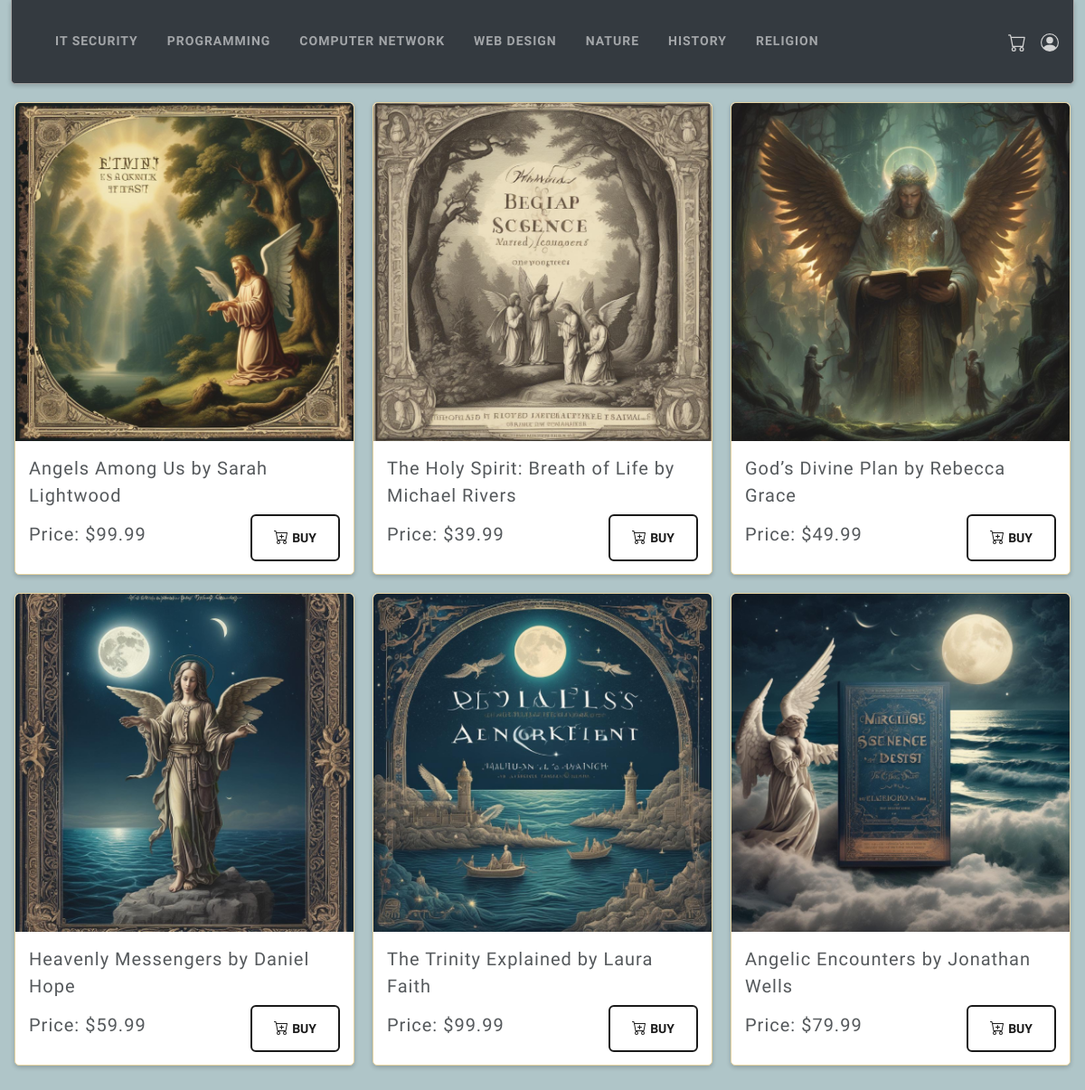
The page /WebServerFiles/index.php?id=3 on the database its author committed.
### tables this page shows
CREATE TABLE `CATEGORY` (
  `CategoryID` int(11) NOT NULL,
  `CategoryName` varchar(255) NOT NULL,
  `CategoryNavOrder` int(11) DEFAULT NULL
);

CREATE TABLE `PRODUCT` (
  `ProductID` int(11) NOT NULL,
  `ProductName` varchar(100) DEFAULT NULL,
  `ProductDescription` text DEFAULT NULL,
  `ProductPrice` decimal(10,2) DEFAULT NULL,
  `CategoryID` int(11) NOT NULL
);

### WebServerFiles/database/database.php (called while the page is built)
<?php
$host = 'db_host';
$dbname = 'db_name';
$user = 'db_user';
$password = '#db_password';
?>

### WebServerFiles/class/class-shop.php (called while the page is built, shortened)
<?php
class ShopCategory
{
    private $db;
    public function __construct($host, $dbname, $user, $password)
    {
        try {
            $this->db = new PDO("mysql:host=$host;dbname=$dbname;charset=utf8", $user, $password);
            $this->db->setAttribute(PDO::ATTR_ERRMODE, PDO::ERRMODE_EXCEPTION);
        } catch (PDOException $e) {
            echo "Connection failed: " . $e->getMessage();
        }
    }
    public function getCategories()
    {
        $stmt = $this->db->query("SELECT CategoryID, CategoryName FROM CATEGORY ORDER BY CategoryNavOrder");
        return $stmt->fetchAll(PDO::FETCH_ASSOC);
    }
}
class ShopProduct
{
    private $db;
    public function __construct($host, $dbname, $user, $password)
    {
        try {
            $this->db = new PDO("mysql:host=$host;dbname=$dbname;charset=utf8", $user, $password);
            $this->db->setAttribute(PDO::ATTR_ERRMODE, PDO::ERRMODE_EXCEPTION);
        } catch (PDOException $e) {
            echo "Connection failed: " . $e->getMessage();
        }
    }
    public function getProducts($categoryId)
    {
        $stmt = $this->db->query("SELECT ProductID, ProductName, ProductDescription, ProductPrice, CategoryID FROM PRODUCT WHERE CategoryID=$categoryId");
        return $stmt->fetchAll(PDO::FETCH_ASSOC);
    }
}

### WebServerFiles/index.php (the view, shortened to what this page needs)
<?php
include 'database/database.php';
include 'class/class-shop.php';
if ($isCartEmpty = empty($_SESSION['cart'])) {
    $cartcolor = "lightgray";
} else {
    $cartcolor = "lightgreen";
}
?>
<!DOCTYPE html>
<html lang="en">
<head>
    <link rel="stylesheet" href="https://adlertz.se/shop/css/bootstrap.min.css">
    <link rel="stylesheet" href="https://cdn.jsdelivr.net/npm/bootstrap-icons@1.5.0/font/bootstrap-icons.css">
</head>
<body>
    <div class="container-fluid">
        <nav class="navbar navbar-expand-lg navbar-dark bg-dark container-fluid w-100">
            <div class="collapse navbar-collapse" id="navbarNav">
                <ul class="navbar-nav">
                    <?php
                    $categoryObj = new ShopCategory($host, $dbname, $user, $password);
                    $categories = $categoryObj->getCategories();
                    foreach ($categories as $category): ?>
                        <li class="nav-item mx-2">
                            <a class="nav-link" href="https://adlertz.se/shop/labsida.php?id=<?php echo $category['CategoryID']; ?>">
                                <?php echo htmlspecialchars($category['CategoryName']); ?>
                            </a>
                        </li>
                    <?php endforeach; ?>
                </ul>
            </div>
            <div class="mx-2" style="display: flex;">
                <div><a id="carthover" class="nav-link mx-2"><svg xmlns="http://www.w3.org/2000/svg" width="20" height="20" fill=<?php echo $cartcolor ?> class="bi bi-cart" viewBox="0 0 16 16">
                            <path d="M0 1.5A.5.5 0 0 1 .5 1H2a.5.5 0 0 1 .485.379L2.89 3H14.5a.5.5 0 0 1 .491.592l-1.5 8A.5.5 0 0 1 13 12H4a.5.5 0 0 1-.491-.408L2.01 3.607 1.61 2H.5a.5.5 0 0 1-.5-.5M3.102 4l1.313 7h8.17l1.313-7zM5 12a2 2 0 1 0 0 4 2 2 0 0 0 0-4m7 0a2 2 0 1 0 0 4 2 2 0 0 0 0-4m-7 1a1 1 0 1 1 0 2 1 1 0 0 1 0-2m7 0a1 1 0 1 1 0 2 1 1 0 0 1 0-2" />
                        </svg></a></div>
                <div></div><a class="nav-link mx-2" href="https://adlertz.se/shop/admin.php" target="_blank"></a>
            </div>
        </nav>
    </div>
    <?php
    $categoryId = isset($_GET['id']) ? $_GET['id'] : 5;
    $current_url = "https://" . $_SERVER['HTTP_HOST'] . $_SERVER['REQUEST_URI'];
    $product = new ShopProduct($host, $dbname, $user, $password);
    $products = $product->getProducts($categoryId);
    echo "<div class='allproducts'>";
    foreach ($products as $item) {
        echo "
        <div class='productbox'>
            <div class='productimage'>
                <img src='images/{$item['ProductID']}.png' alt='' />
            </div>
            <div class='producttitle'>
                <p class='lead'>{$item['ProductName']}</p>
            </div>
            <div class='productprice mt-3 d-flex justify-content-between'>
                <p class='lead'>Price: \${$item['ProductPrice']}</p>
                <form method='post' action='cart.php'>
                        <input type='hidden' name='product_id' value='{$item['ProductID']}'>
                        <input type='hidden' name='product_name' value='{$item['ProductName']}'>
                        <input type='hidden' name='product_price' value='{$item['ProductPrice']}'>
                        <input type='hidden' name='return_url' value='{$current_url}'>
                        <input type='hidden' name='return_url' value='{$current_url}'>
                        <button type='submit' class='btn btn-outline-primary rounded mb-2'>
                    <svg xmlns='http://www.w3.org/2000/svg' width='17' height='17' fill='currentColor' class='bi bi-cart-plus mb-1' viewBox='0 0 17 17'>
                        <path d='M9 5.5a.5.5 0 0 0-1 0V7H6.5a.5.5 0 0 0 0 1H8v1.5a.5.5 0 0 0 1 0V8h1.5a.5.5 0 0 0 0-1H9z'/>
                        <path d='M.5 1a.5.5 0 0 0 0 1h1.11l.401 1.607 1.498 7.985A.5.5 0 0 0 4 12h1a2 2 0 1 0 0 4 2 2 0 0 0 0-4h7a2 2 0 1 0 0 4 2 2 0 0 0 0-4h1a.5.5 0 0 0 .491-.408l1.5-8A.5.5 0 0 0 14.5 3H2.89l-.405-1.621A.5.5 0 0 0 2 1zm3.915 10L3.102 4h10.796l-1.313 7zM6 14a1 1 0 1 1-2 0 1 1 0 0 1 2 0m7 0a1 1 0 1 1-2 0 1 1 0 0 1 2 0'/>
                    </svg>
                    Buy</button>
                    </form>
            </div>
            <div class='productdescription'>
                <p>{$item['ProductDescription']}</p>
            </div>
        </div>
        ";
    }
    echo "</div>";
    ?>
</body>
</html>

### WebServerFiles/index.php (style rules this page uses)
body { background-color: #afc5c8; width: 1200px; height: 1800px; margin: 0 auto; font-family: 'Abel', sans-serif; }
.navbar { border-bottom: 0.5px solid darkgray; border-left: 0.5px solid darkgray; border-right: 0.5px solid darkgray; border-radius: 0 0 5px 5px; box-shadow: 0 2px 5px rgba(0, 0, 0, 0.2); margin-bottom: 10px; }
.allproducts { display: flex; flex-direction: row; align-items: flex-start; justify-content: center; align-items: flex-start; flex-wrap: wrap; }
.productbox { width: calc(33.0% - 20px); height: 523px; margin: 10px 10px; background-color: #ffffff; padding: 0px; border: 0.5px solid #e4d2a0; text-align: center; border-radius: 5px; box-shadow: 0 2px 5px rgba(0, 0, 0, 0.2); transition: transform 0.5s ease; }
.productimage { display: flex; justify-content: center; max-width: 100%; padding: 0px; margin: 0px; }
.productimage img { width: 100%; height: auto; border-top-left-radius: 5px; border-top-right-radius: 5px; }
.producttitle { text-align: left; padding: 15px; height: 70px; }
.productprice { display: flex; justify-content: space-between; align-items: center; padding: 15px; height: 50px; margin-top: 15px; }

### rows shown on the page
category: CategoryName "IT SECURITY"
category: CategoryName "PROGRAMMING"
category: CategoryName "COMPUTER NETWORK"
category: CategoryName "WEB DESIGN"
category: CategoryName "NATURE"
category: CategoryName "HISTORY"
category: CategoryName "RELIGION"
product: shows a picture, ProductName "Angels Among Us by Sarah Lightwood", ProductPrice "99.99"
product: shows a picture, ProductName "The Holy Spirit: Breath of Life by Michael Rivers", ProductPrice "39.99"
product: shows a picture, ProductName "God’s Divine Plan by Rebecca Grace", ProductPrice "49.99"
product: shows a picture, ProductName "Heavenly Messengers by Daniel Hope", ProductPrice "59.99"
product: shows a picture, ProductName "The Trinity Explained by Laura Faith", ProductPrice "99.99"
product: shows a picture, ProductName "Angelic Encounters by Jonathan Wells", ProductPrice "79.99"
